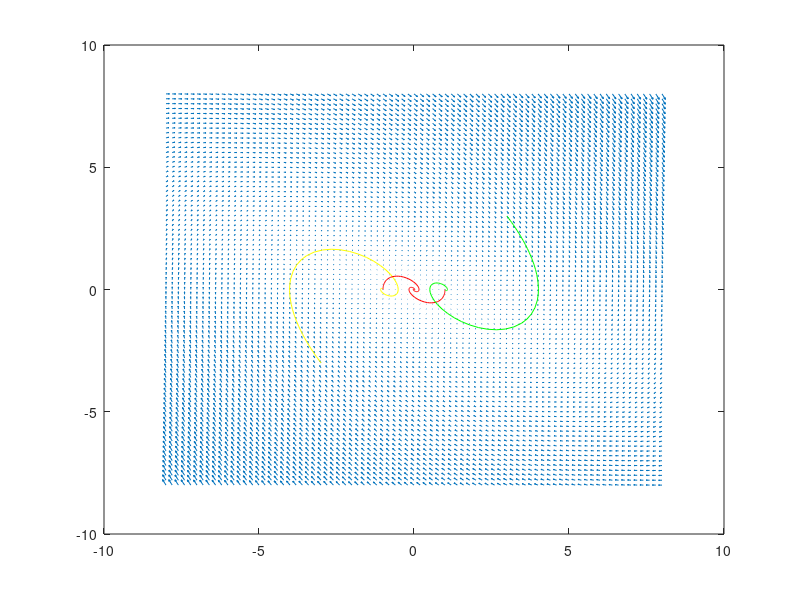

This chart was generated by the following MATLAB code:
clc;
clear all;
[x1,x2]=meshgrid(-8:0.2:8,-8:0.2:8);
dx1=x2;
if x1>1
    dx2=-x2-x1-1;
elseif x1<-1
    dx2=-x2-x1+1;
else
    dx2=-x2-x1;
end
quiver(x1,x2,dx1,dx2)
hold on
fn1=@(t,x)[x(2);-x(2)-x(1)];
[t,y]=ode45(fn1,[0 10],[1 0]);
plot(y(:,1),y(:,2),'r');
hold on
fn2=@(t,x)[x(2);-x(2)-x(1)+1];
[t,y]=ode45(fn2,[0 10],[3 3]);
plot(y(:,1),y(:,2),'g');
hold on
fn3=@(t,x)[x(2);-x(2)-x(1)-1];
[t,y]=ode45(fn3,[0 10],[-3 -3]);
plot(y(:,1),y(:,2),'y');
hold on
fn1=@(t,x)[x(2);-x(2)-x(1)];
[t,y]=ode45(fn1,[0 10],[-1 0]);
plot(y(:,1),y(:,2),'r');
